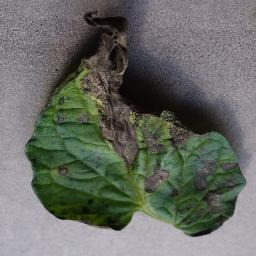
#> input picture presentation/assets/leaf.jpg, 256 x 256 px
$ python -i prepare_zenodo_manifest.py   (imports and definitions only)
#> lines starting #> are read from the running program, lines starting #| are printed output that depends on the picture
"""Extend the leakage-free manifest with Zenodo multi-crop training images.

Source: Crop Health Monitoring Dataset (DOI 10.5281/zenodo.10628735), CC BY 4.0.
Only folders that map unambiguously onto the deployed 38-class label space are
used. The official PlantVillage/PlantDoc test split is never modified.

Filters
-------
* Byte-identical copies of any existing image are skipped.
* Held-out test images are protected with 64-bit pHash and dHash comparisons
  (pHash <= 10 and dHash <= 11).
* Exact perceptual duplicates inside the new source are skipped.

Usage
-----
    python ml/crop_health/training/prepare_zenodo_manifest.py
    python ml/crop_health/training/prepare_zenodo_manifest.py --max-per-class 300
"""

from __future__ import annotations

import argparse
import hashlib
import json
from collections import Counter
from datetime import datetime, timezone
from pathlib import Path
from typing import Any

import cv2
import numpy as np
from PIL import Image, ImageOps

REPO_ROOT = Path(__file__).resolve().parents[3]
DEFAULT_BASE = REPO_ROOT / "ml/crop_health/data/field_robust/manifest_dedup.json"
DEFAULT_SOURCE = REPO_ROOT / "ml/crop_health/data/external/zenodo_multicrop/extracted/dataset"
DEFAULT_OUTPUT = REPO_ROOT / "ml/crop_health/data/field_robust/manifest_zenodo.json"
DEFAULT_REPORT = REPO_ROOT / "ml/crop_health/evaluation/zenodo_dedupe_report.json"
ARCHIVE = REPO_ROOT / "ml/crop_health/data/external/zenodo_multicrop/dataset.zip"

SOURCE_TO_LABEL = {
    ("apple", "Apple_black_rot"): "Apple___Black_rot",
    ("apple", "Apple_cedar_rust"): "Apple___Cedar_apple_rust",
    ("apple", "Healthy leaves"): "Apple___healthy",
    ("maize", "Common_Rust"): "Corn_maize___Common_rust_",
    ("maize", "Gray_Leaf_Spot"): "Corn_maize___Cercospora_leaf_spot_Gray_leaf_spot",
    ("maize", "Healthy"): "Corn_maize___healthy",
    ("tomatoes", "Tomato___Bacterial_spot"): "Tomato___Bacterial_spot",
    ("tomatoes", "Tomato___Early_blight"): "Tomato___Early_blight",
    ("tomatoes", "Tomato___healthy"): "Tomato___healthy",
}

PHASH_THRESHOLD = 10
DHASH_THRESHOLD = 11
INTRA_PHASH_THRESHOLD = 0
INTRA_DHASH_THRESHOLD = 0
IMAGE_SUFFIXES = {".jpg", ".jpeg", ".png"}


# [13 lines left out: functions relative, sha256_file, not called in this run]


def perceptual_hashes(path: Path) -> tuple[int, int]:
    """Return 64-bit pHash and dHash for near-duplicate detection."""
#> called with path = '../../../presentation/assets/leaf.jpg'
    with Image.open(path) as opened:
#> opened is the input picture: PIL image 256x256 RGB; mean R, G, B 103.2, 106.6, 99.2
        image = ImageOps.exif_transpose(opened).convert("RGB")
    gray = image.convert("L")
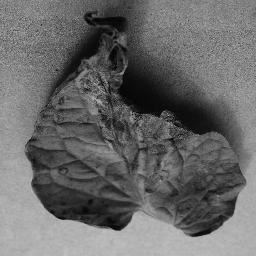
#> gray: PIL image 256x256 L; min 0, max 193, mean 104.8

    pixels = np.asarray(gray.resize((32, 32), Image.Resampling.LANCZOS), dtype=np.float32)
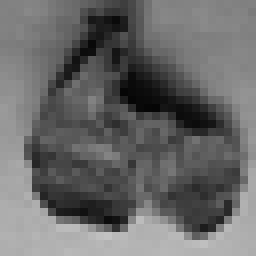
#> pixels: shape (32, 32) float32 (shown 8 times larger); min 5, max 194, mean 104.8
    dct = cv2.dct(pixels)[:8, :8].copy()
    median = float(np.median(dct[1:]))
#> median = -14.51
    phash_bits = (dct > median).flatten()[1:]
    phash = 0
    for bit in phash_bits:
        phash = (phash << 1) | int(bit)
#> this loop made 63 passes
#> (bit, phash) on passes 3 to 14: (True, 7), (True, 15), (False, 30), (True, 61), (True, 123), (False, 246), (False, 492), (True, 985), (True, 1971), (False, 3942), (True, 7885), (False, 15770)
#> phash on passes 1 to 2: 1, 3
#> after the loop, phash = 8878161788859549366

    pixels = np.asarray(gray.resize((9, 8), Image.Resampling.LANCZOS), dtype=np.float32)
    dhash_bits = (pixels[:, 1:] > pixels[:, :-1]).flatten()
    dhash = 0
    for bit in dhash_bits:
        dhash = (dhash << 1) | int(bit)
#> this loop made 64 passes
#> (bit, dhash) on passes 2 to 13: (False, 0), (False, 0), (True, 1), (True, 3), (True, 7), (False, 14), (False, 28), (False, 56), (False, 112), (False, 224), (True, 449), (True, 899)
#> after the loop, dhash = 2026390049036769689
    return phash, dhash


def hamming(left: int, right: int) -> int:
    return int((left ^ right).bit_count())


def load_json(path: Path) -> dict[str, Any]:
    return json.loads(path.read_text(encoding="utf-8"))


def write_json(path: Path, payload: dict[str, Any]) -> None:
    path.parent.mkdir(parents=True, exist_ok=True)
    path.write_text(json.dumps(payload, indent=2) + "\n", encoding="utf-8")


# [171 lines left out: function main, not called in this run]


# [2 lines not run here, left out]

>>> result = perceptual_hashes('../../../presentation/assets/leaf.jpg')
#> result = (8878161788859549366, 2026390049036769689)
